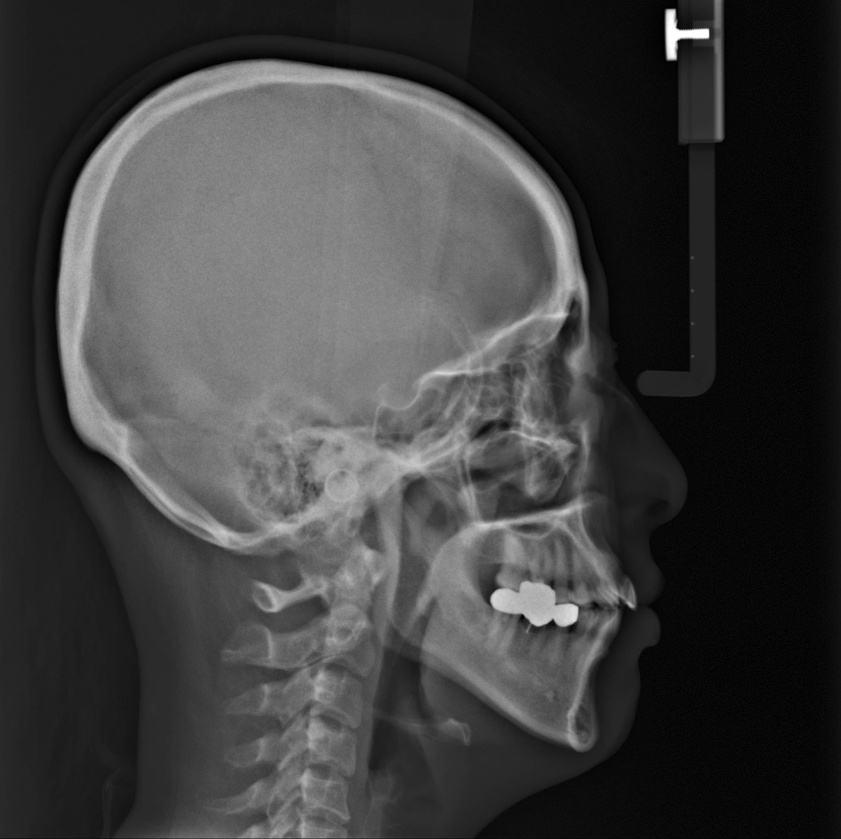
#> input picture 2021_Medical_VR/2_ImageProcessing/x-ray.jpg, 841 x 839 px, shrunk from 2020 x 2013 before the run
$ python 6_gaussian_median.py
#> lines starting #> are read from the running program, lines starting #| are printed output that depends on the picture
import matplotlib.pyplot as plt
from skimage.io import imread, imshow
from skimage.filters import gaussian, median

image = imread('x-ray.jpg', as_gray=True)
#> image is the input picture: shape (839, 841) float64; min 0, max 1, mean 0.249
image_gaussian = gaussian(image, sigma=5.5)
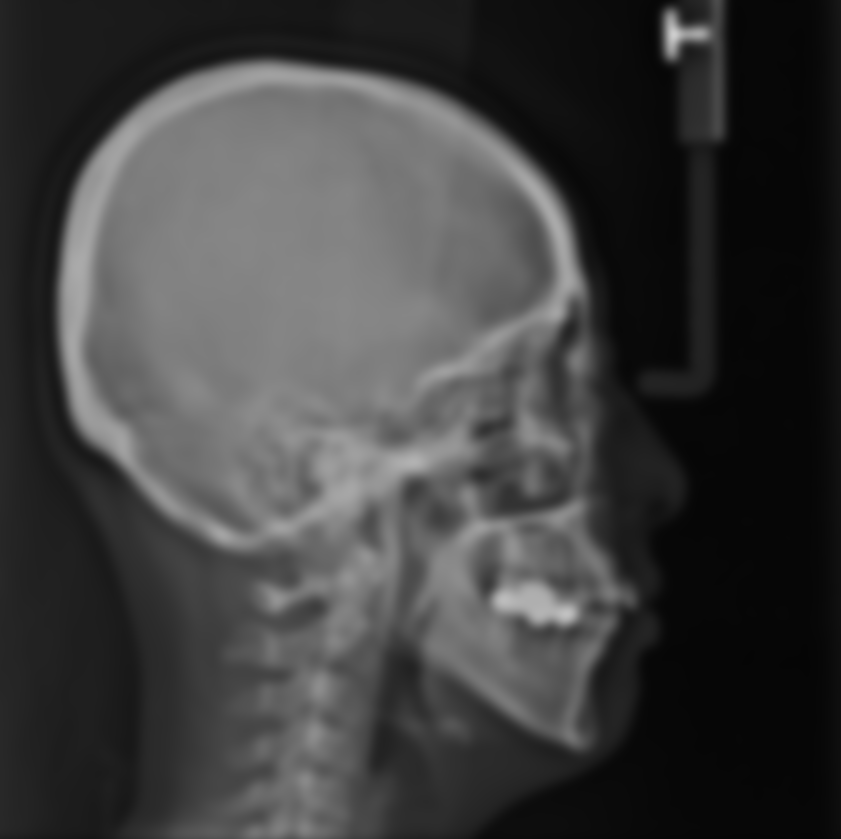
#> image_gaussian: shape (839, 841) float64; min 0.0227, max 0.804, mean 0.249
image_median = median(image)

#plotting images
plt.subplot(131), imshow(image)
plt.title('Original Image')

plt.subplot(132), imshow(image_gaussian)
plt.title('Gaussian Filter')

plt.subplot(133), imshow(image_median)
plt.title('Median Filter')

plt.show()
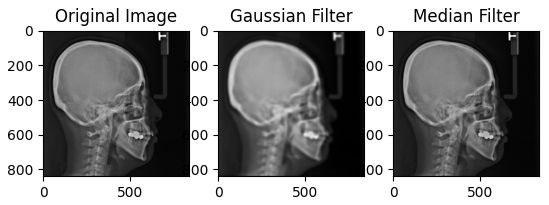
#> figure drawn by matplotlib, 3 panels

$ run again, with 2021_Medical_VR/2_ImageProcessing/dog.jpg copied over 2021_Medical_VR/2_ImageProcessing/x-ray.jpg
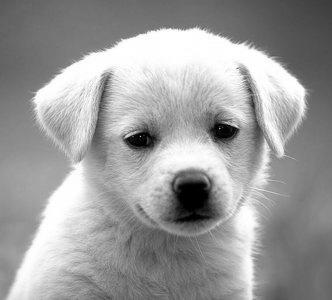
#> input picture 2021_Medical_VR/2_ImageProcessing/dog.jpg, 332 x 300 px
#> image is the input picture: shape (300, 332) float64; min 0, max 1, mean 0.611
#> `image_gaussian = gaussian(image, sigma=5.5)`:
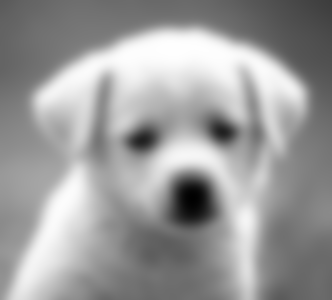
#> image_gaussian: shape (300, 332) float64; min 0.0059, max 0.999, mean 0.611
#> `plt.show()`:
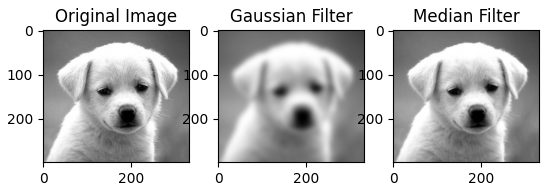
#> figure drawn by matplotlib, 3 panels

$ run again, with 2021_Medical_VR/2_ImageProcessing/dog2.jpg copied over 2021_Medical_VR/2_ImageProcessing/x-ray.jpg
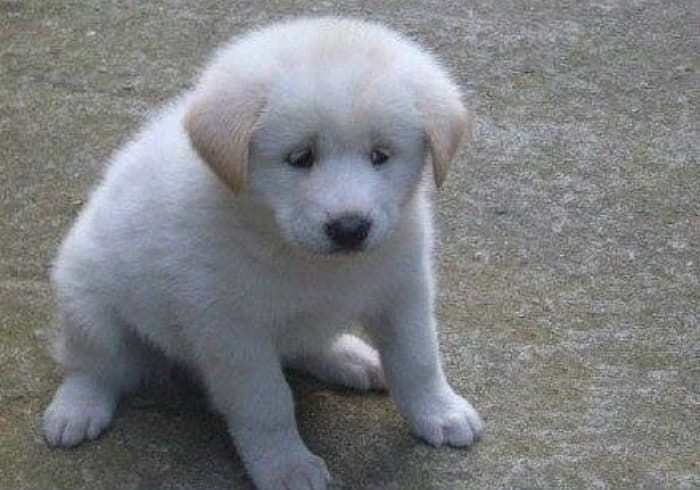
#> input picture 2021_Medical_VR/2_ImageProcessing/dog2.jpg, 700 x 490 px
#> `image_gaussian = gaussian(image, sigma=5.5)`:
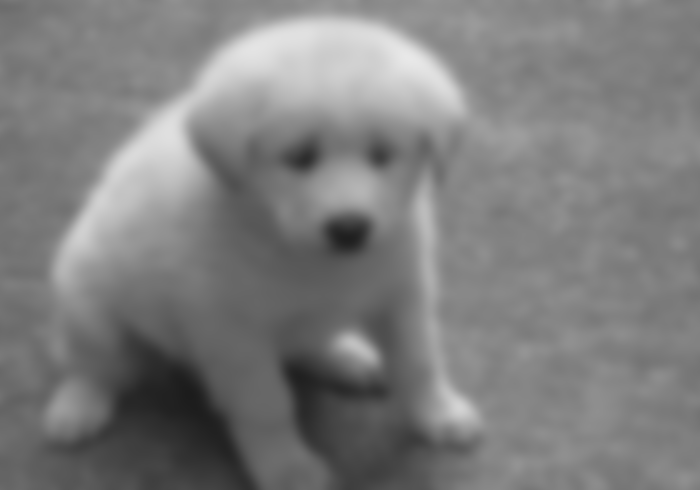
#> image_gaussian: shape (490, 700) float64; min 0.111, max 0.912, mean 0.493
#> `plt.show()`:
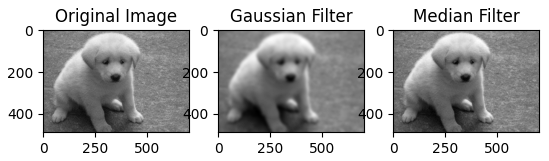
#> figure drawn by matplotlib, 3 panels
